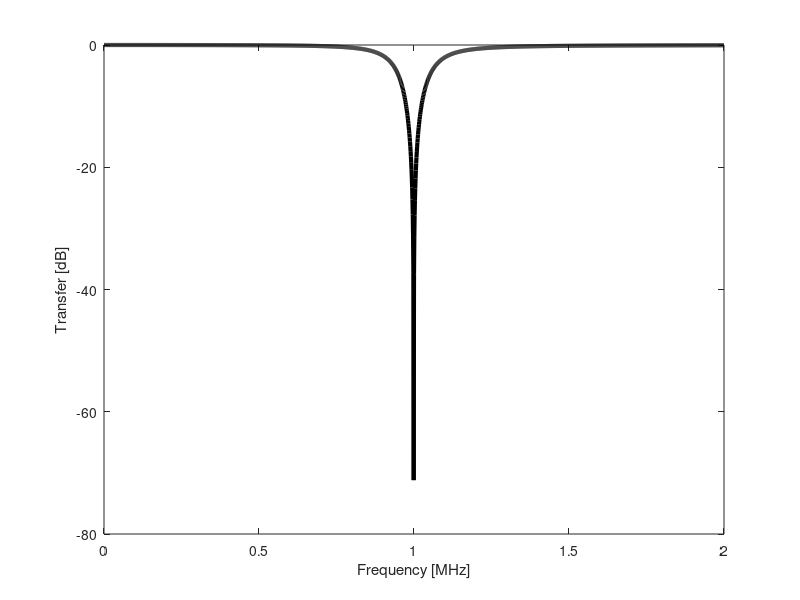

MATLAB code to generate this figure:
clear;
home;

R = 50.0;
C = 470.0e-12;
L = 54.0e-6;
tau = R*C;
omega_LC = 1.0/(sqrt(L*C));
omega = [0.0:1.0e3:2.0e6]*2.0*pi;

k = sqrt(1-(omega/omega_LC).^2);
x = k.^4;
d = k.^4 + (omega*tau).^2;
y = omega*tau.*k.^2;
h = x./d - i*y./d;


plot(omega/2/pi/1e6,20*log10(abs(h)),'linewidth',3.0,'color','black')
xlabel('Frequency [MHz]')
ylabel('Transfer [dB]')
